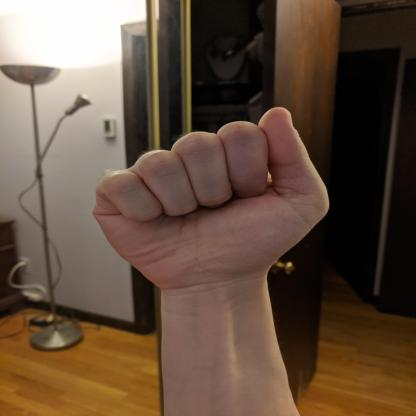
#> input picture ASL/test/images/A22_jpg.rf.f02ad8558ce1c88213b4f83c0bc66bc8.jpg, 416 x 416 px
$ python -i detect.py   (imports and definitions only)
#> lines starting #> are read from the running program, lines starting #| are printed output that depends on the picture
#> further down, picture is the input picture: shape (416, 416, 3); mean B, G, R 61.8, 77.8, 98.5
from ultralytics import YOLO
import numpy as np
import cv2
import math

def apply_clahe(frame):
    lab = cv2.cvtColor(frame, cv2.COLOR_BGR2LAB)
#> lab: shape (416, 416, 3); mean of channels 0, 1, 2 86.4, 134.7, 140.3
    l, a, b = cv2.split(lab)
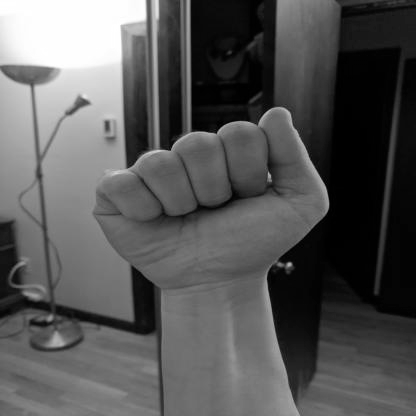
#> l: shape (416, 416); min 0, max 255, mean 86.4
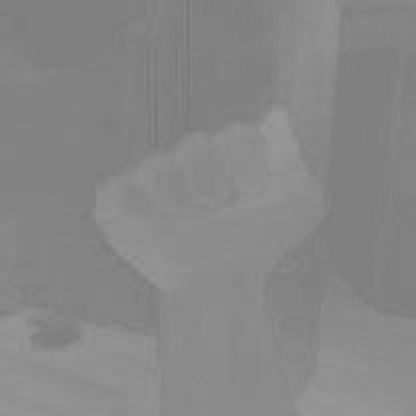
#> a: shape (416, 416); min 121, max 152, mean 134.7
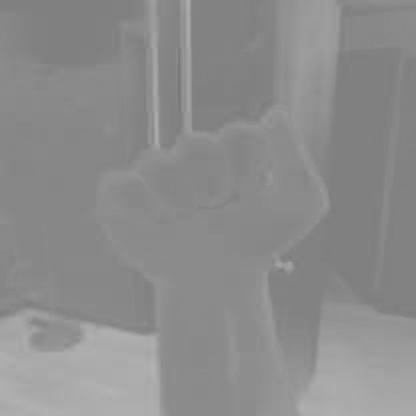
#> b: shape (416, 416); min 119, max 179, mean 140.3

    clahe = cv2.createCLAHE(clipLimit=3.0, tileGridSize=(8, 8))
    l_clahe = clahe.apply(l) + 10
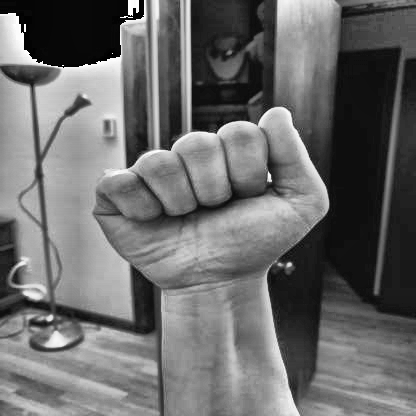
#> l_clahe: shape (416, 416); min 0, max 255, mean 106.8

    lab_clahe = cv2.merge((l_clahe, a, b))
#> lab_clahe: shape (416, 416, 3); mean of channels 0, 1, 2 106.8, 134.7, 140.3
    filtered_frame = cv2.cvtColor(lab_clahe, cv2.COLOR_LAB2BGR)
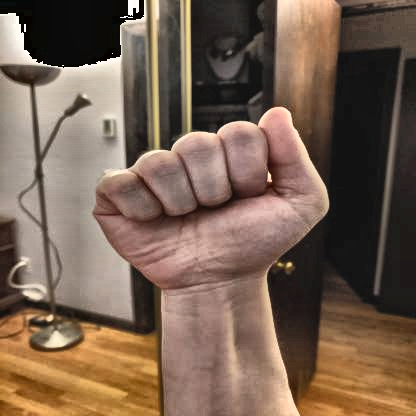
#> filtered_frame: shape (416, 416, 3); mean B, G, R 81, 97.4, 119.7

    return filtered_frame

# start webcam
# [3 lines not run here, left out]

# model
# [1 line that did not run here, left out]

# object classes
classNames = ['A', 'B', 'C', 'D', 'E', 'F', 'G', 'H', 'I', 'J', 'K', 'L', 'M', 'N', 'O', 'P', 'Q', 'R', 'S', 'T', 'U', 'V', 'W', 'X', 'Y', 'Z']


# [40 lines not run here, left out]

>>> import cv2
>>> picture = cv2.imread('ASL/test/images/A22_jpg.rf.f02ad8558ce1c88213b4f83c0bc66bc8.jpg')
>>> result = apply_clahe(picture)

$ run again, on ASL/test/images/B15_jpg.rf.0f0628552139144fc67c453e1f1b7b15.jpg
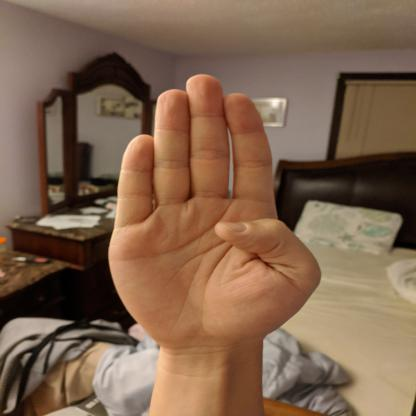
#> input picture ASL/test/images/B15_jpg.rf.0f0628552139144fc67c453e1f1b7b15.jpg, 416 x 416 px
#> picture is the input picture: shape (416, 416, 3); mean B, G, R 77.9, 100, 128.2
#> lab: shape (416, 416, 3); mean of channels 0, 1, 2 112.3, 136.4, 144.7
#> in apply_clahe, `l_clahe = clahe.apply(l) + 10`:
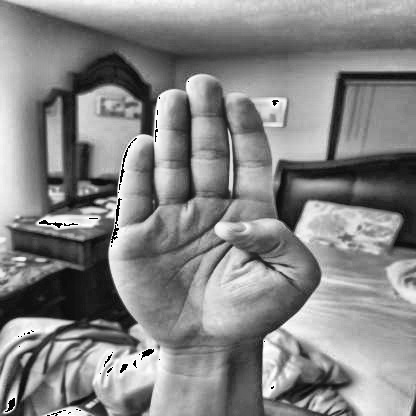
#> l_clahe: shape (416, 416); min 0, max 255, mean 133.3
#> lab_clahe: shape (416, 416, 3); mean of channels 0, 1, 2 133.3, 136.4, 144.7
#> in apply_clahe, `filtered_frame = cv2.cvtColor(lab_clahe, cv2.COLOR_LAB2BGR)`:
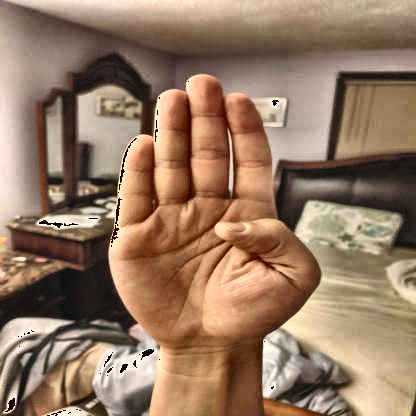
#> filtered_frame: shape (416, 416, 3); mean B, G, R 99.1, 121.5, 149.9

$ run again, on ASL/test/images/B19_jpg.rf.69527cc1f34d694cc04e55db80ed9b1a.jpg
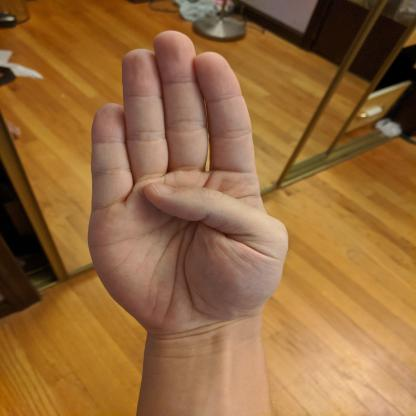
#> input picture ASL/test/images/B19_jpg.rf.69527cc1f34d694cc04e55db80ed9b1a.jpg, 416 x 416 px
#> picture is the input picture: shape (416, 416, 3); mean B, G, R 60.3, 105, 148
#> lab: shape (416, 416, 3); mean of channels 0, 1, 2 121.1, 140.6, 158.6
#> in apply_clahe, `l_clahe = clahe.apply(l) + 10`:
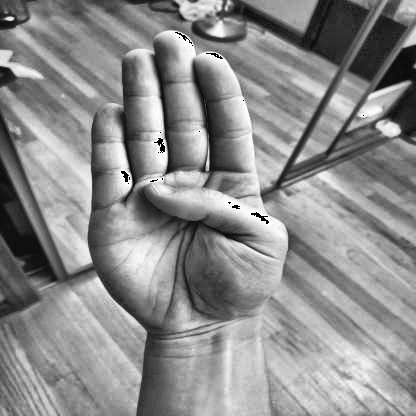
#> l_clahe: shape (416, 416); min 0, max 255, mean 139.7
#> lab_clahe: shape (416, 416, 3); mean of channels 0, 1, 2 139.7, 140.6, 158.6
#> in apply_clahe, `filtered_frame = cv2.cvtColor(lab_clahe, cv2.COLOR_LAB2BGR)`:
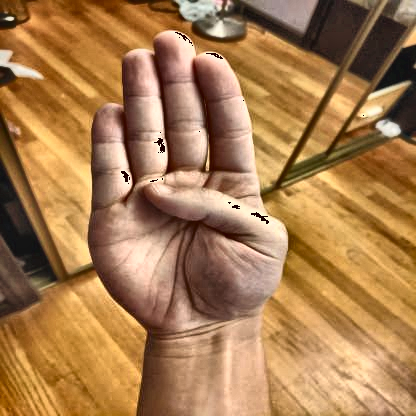
#> filtered_frame: shape (416, 416, 3); mean B, G, R 79.3, 124.1, 168.1
